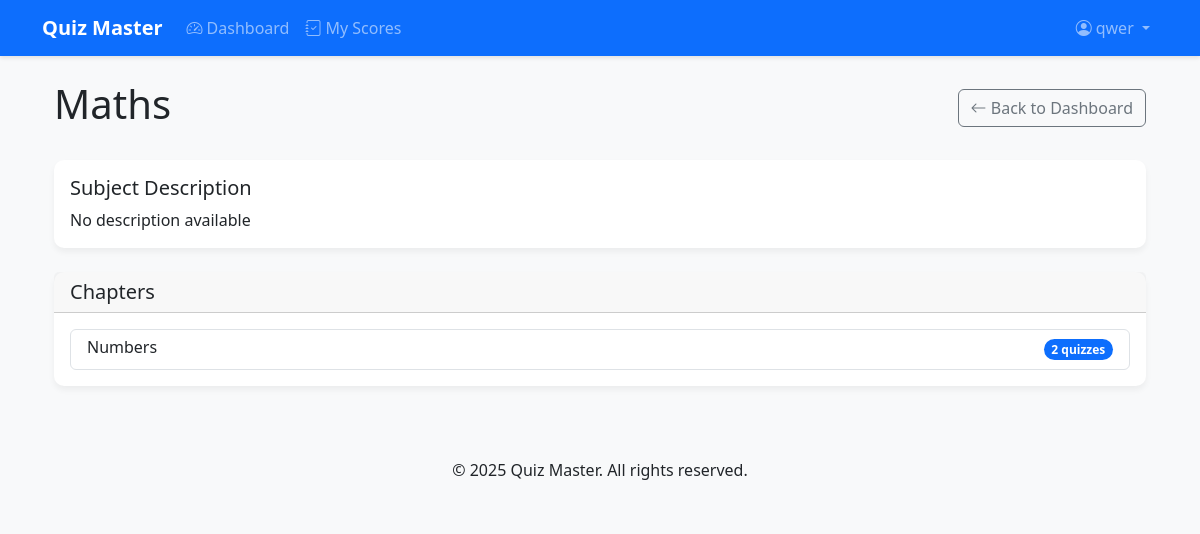
The app's page /user/subject/1 (signed in) with its own data.
### models.py (models this page shows, shortened)
class User(UserMixin, db.Model):
    __tablename__ = 'users'
    id = db.Column(db.Integer, primary_key=True)
    username = db.Column(db.String(80), unique=True, nullable=False)
    email = db.Column(db.String(120), unique=True, nullable=False)
    password = db.Column(db.String(200), nullable=False)
    full_name = db.Column(db.String(120))
    qualification = db.Column(db.String(120))
    dob = db.Column(db.Date)
    is_admin = db.Column(db.Boolean, default=False)
    created_at = db.Column(db.DateTime, default=datetime.utcnow)
    scores = db.relationship('Score', backref='user', lazy=True, cascade='all, delete-orphan')

class Subject(db.Model):
    __tablename__ = 'subjects'
    id = db.Column(db.Integer, primary_key=True)
    name = db.Column(db.String(120), unique=True, nullable=False)
    description = db.Column(db.Text)
    created_at = db.Column(db.DateTime, default=datetime.utcnow)
    chapters = db.relationship('Chapter', backref='subject', lazy=True, cascade='all, delete-orphan')

class Chapter(db.Model):
    __tablename__ = 'chapters'
    id = db.Column(db.Integer, primary_key=True)
    name = db.Column(db.String(120), nullable=False)
    description = db.Column(db.Text)
    subject_id = db.Column(db.Integer, db.ForeignKey('subjects.id'), nullable=False)
    created_at = db.Column(db.DateTime, default=datetime.utcnow)
    quizzes = db.relationship('Quiz', backref='chapter', lazy=True, cascade='all, delete-orphan')

### routes/user.py (the view)
@user_bp.route('/subject/<int:subject_id>')
@login_required
def view_subject(subject_id):
    subject = Subject.query.get_or_404(subject_id)
    chapters = Chapter.query.filter_by(
        subject_id=subject_id
    ).options(
        db.joinedload(Chapter.quizzes)
    ).all()
    return render_template('view_subject.html',
                         subject=subject,
                         chapters=chapters)

### app.py (called while the page is built)
def create_app():
    app = Flask(__name__)
    app.config.from_object(Config)
    db.init_app(app)
    migrate = Migrate(app, db)
    login_manager = LoginManager()
    login_manager.login_view = 'auth.login'
    login_manager.init_app(app)
    @login_manager.user_loader
    def load_user(user_id):
        from models import User
        return User.query.get(int(user_id))
    init_routes(app)
    @app.route('/')
    def index():
        return render_template('index.html')
    return app

### templates/view_subject.html (shortened to what this page needs)
{% extends "base.html" %}
{% block content %}
<div class="container">
    <div class="d-flex justify-content-between align-items-center mb-4">
        <h1>{{ subject.name }}</h1>
        <a href="{{ url_for('user.dashboard') }}" class="btn btn-outline-secondary">
            <i class="bi bi-arrow-left"></i> Back to Dashboard
        </a>
    </div>
    <div class="card mb-4">
        <div class="card-body">
            <h5 class="card-title">Subject Description</h5>
            <p class="card-text">{{ subject.description or "No description available" }}</p>
        </div>
    </div>
    <div class="card">
        <div class="card-header">
            <h5 class="mb-0">Chapters</h5>
        </div>
        <div class="card-body">
            {% if chapters %}
            <div class="list-group">
                {% for chapter in chapters %}
                <a href="{{ url_for('user.attempt_quiz', quiz_id=chapter.quizzes[0].id) if chapter.quizzes else '#' }}"
                   class="list-group-item list-group-item-action">
                    <div class="d-flex justify-content-between align-items-center">
                        <div>
                            <h6 class="mb-1">{{ chapter.name }}</h6>
                        </div>
                        <span class="badge bg-primary rounded-pill">
                            {{ chapter.quizzes|length }} quiz{% if chapter.quizzes|length != 1 %}zes{% endif %}
                        </span>
                    </div>
                </a>
                {% endfor %}
            </div>
            {% else %}
            <div class="alert alert-info">
                No chapters available for this subject yet.
            </div>
            {% endif %}
        </div>
    </div>
</div>
{% endblock %}

### templates/base.html (shortened to what this page needs)
<!DOCTYPE html>
<html lang="en">
<head>
    <link href="https://cdn.jsdelivr.net/npm/bootstrap@5.3.0/dist/css/bootstrap.min.css" rel="stylesheet">
    <link rel="stylesheet" href="https://cdn.jsdelivr.net/npm/bootstrap-icons@1.10.0/font/bootstrap-icons.css">
    <link rel="stylesheet" href="{{ url_for('static', filename='css/styles.css') }}">
</head>
<body>
    <nav class="navbar navbar-expand-lg navbar-dark bg-primary">
        <div class="container">
            <a class="navbar-brand" href="{{ url_for('index') }}">Quiz Master</a>
            <div class="collapse navbar-collapse" id="navbarNav">
                <ul class="navbar-nav me-auto">
                    {% if current_user.is_authenticated %}
                    {% if not current_user.is_admin %}
                        <li class="nav-item">
                            <a class="nav-link" href="{{ url_for('user.dashboard') }}">
                                <i class="bi bi-speedometer2 me-1"></i>Dashboard
                            </a>
                        </li>
                        <li class="nav-item">
                            <a class="nav-link" href="{{ url_for('user.view_my_scores') }}">
                                <i class="bi bi-journal-check me-1"></i>My Scores
                            </a>
                        </li>
                        {% endif %}
                    {% endif %}
                </ul>
                <ul class="navbar-nav">
                    {% if current_user.is_authenticated %}
                        <li class="nav-item dropdown">
                            <a class="nav-link dropdown-toggle" href="#" id="userDropdown" role="button" data-bs-toggle="dropdown" aria-expanded="false">
                                <i class="bi bi-person-circle me-1"></i>{{ current_user.full_name or current_user.username }}
                            </a>
                        </li>
                    {% endif %}
                </ul>
            </div>
        </div>
    </nav>
    <main class="container my-4">
        {% block content %}{% endblock %}
    </main>
    <footer class="bg-light py-4 mt-5">
        <div class="container text-center">
            <p class="mb-0">&copy; 2025 Quiz Master. All rights reserved.</p>
        </div>
    </footer>
</body>
</html>

### static/css/styles.css (style rules this page uses)
body { font-family: 'Segoe UI', Tahoma, Geneva, Verdana, sans-serif; background-color: #f8f9fa; color: #212529; }
.navbar { box-shadow: 0 2px 4px rgba(0,0,0,.1); }
.navbar-brand { font-weight: 700; }
.card { border: none; border-radius: 10px; box-shadow: 0 4px 6px rgba(0,0,0,.05); transition: transform 0.2s, box-shadow 0.2s; }

### records on screen
User: full_name "qwer"
Subject: name "Maths", description "No description available"
Chapter: name "Numbers", quizzes|length "2"
